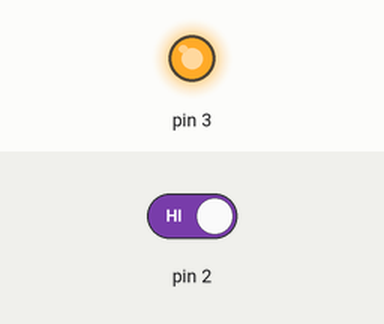
This sketch was run on a simulated Arduino Uno, built with avr-gcc and run on an emulated ATmega328P. Shown: output pins drawn as LEDs (lit = HIGH). The test bench sets the inputs (shaded band); at power-on: pin 2 HIGH.

Above: at 1.2 s.
1.3 s: pin 2 driven LOW
At 2.5 s:
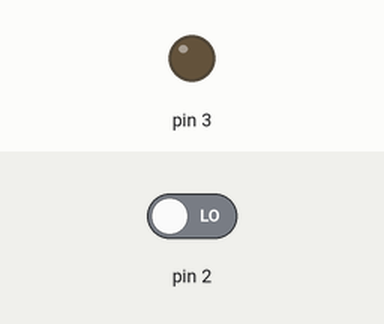
2.8 s: pin 2 driven HIGH
At 3.7 s:
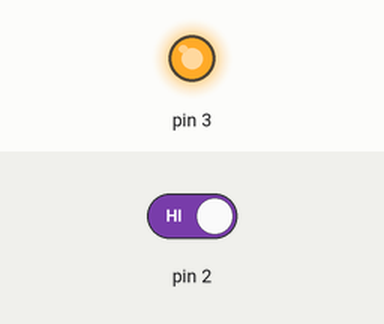
Timing chart, 0 to 5.8 s (numbered marks = the images above; inputs shaded):
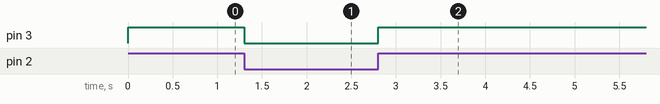

The sketch:

sketch_may18a.ino
```cpp
void setup() {
 pinMode(2,INPUT);
 pinMode(3,OUTPUT);
}
void loop() {
   int LDR;
  LDR=digitalRead(2);
  if(LDR==LOW)
    {
  digitalWrite(3,LOW);
 }
   else if(LDR==HIGH)
 {
  digitalWrite(3,HIGH);
 }
}
```

Measured:
- after the input at 1.3 s, pin 3: HIGH → LOW at once
- after the input at 2.8 s, pin 3: LOW → HIGH at once
